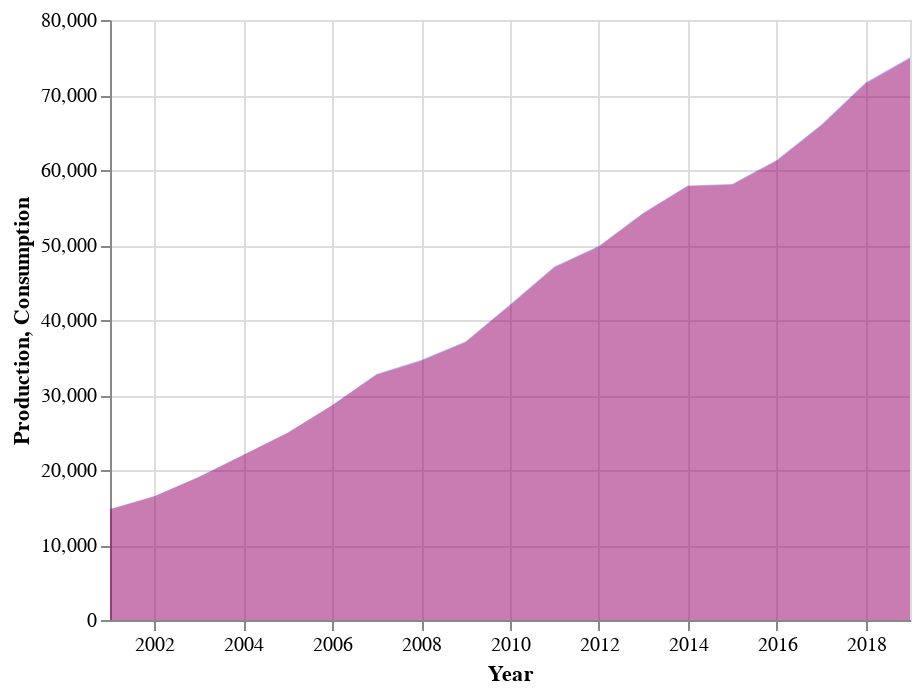

Source (notebook cell):
### Markdown cell above
#### First(not very ideal): Eletricity generation & consumption (2001-2019)

### Code cell
base_figure = alt.Chart(df_new).encode(x="Year")
alt.layer(
    base_figure.mark_area(opacity=0.3, color="blue").encode(y="Production:Q"),
    base_figure.mark_area(opacity=0.3, color="red").encode(y="Consumption:Q"),
)
## blue+red=purlple...the result is too similar to be observed

### Figure 1 — Vega-Lite specification as saved in the notebook (floating-point values rounded to 4 significant figures)
{"config": {"view": {"continuousWidth": 400, "continuousHeight": 300}}, "layer": [{"mark": {"type": "area", "color": "blue", "opacity": 0.3}, "encoding": {"x": {"type": "temporal", "field": "Year"}, "y": {"type": "quantitative", "field": "Production"}}}, {"mark": {"type": "area", "color": "red", "opacity": 0.3}, "encoding": {"x": {"type": "temporal", "field": "Year"}, "y": {"type": "quantitative", "field": "Consumption"}}}], "data": {"name": "data-bdf39401623bd9480e253aa9f2f92ccf"}, "$schema": "https://vega.github.io/schema/vega-lite/v4.8.1.json", "datasets": {"data-bdf39401623bd9480e253aa9f2f92ccf": [{"Year": "2001-01-01T00:00:00", "Production": 14810.0, "Consumption": 14720.0}, {"Year": "2002-01-01T00:00:00", "Production": 16540.0, "Consumption": 16470.0}, {"Year": "2003-01-01T00:00:00", "Production": 19110.0, "Consumption": 19030.0}, {"Year": "2004-01-01T00:00:00", "Production": 22030.0, "Consumption": 21970.0}, {"Year": "2005-01-01T00:00:00", "Production": 25000.0, "Consumption": 24940.0}, {"Year": "2006-01-01T00:00:00", "Production": 28660.0, "Consumption": 28590.0}, {"Year": "2007-01-01T00:00:00", "Production": 32820.0, "Consumption": 32710.0}, {"Year": "2008-01-01T00:00:00", "Production": 34670.0, "Consumption": 34540.0}, {"Year": "2009-01-01T00:00:00", "Production": 37150.0, "Consumption": 37030.0}, {"Year": "2010-01-01T00:00:00", "Production": 42070.0, "Consumption": 41930.0}, {"Year": "2011-01-01T00:00:00", "Production": 47130.0, "Consumption": 47000.0}, {"Year": "2012-01-01T00:00:00", "Production": 49880.0, "Consumption": 49760.0}, {"Year": "2013-01-01T00:00:00", "Production": 54320.0, "Consumption": 54200.0}, {"Year": "2014-01-01T00:00:00", "Production": 57940.0, "Consumption": 57830.0}, {"Year": "2015-01-01T00:00:00", "Production": 58150.0, "Consumption": 58020.0}, {"Year": "2016-01-01T00:00:00", "Production": 61330.0, "Consumption": 61210.0}, {"Year": "2017-01-01T00:00:00", "Production": 66040.0, "Consumption": 65910.0}, {"Year": "2018-01-01T00:00:00", "Production": 71660.0, "Consumption": 71510.0}, {"Year": "2019-01-01T00:00:00", "Production": 75030.0, "Consumption": 74870.0}]}}
